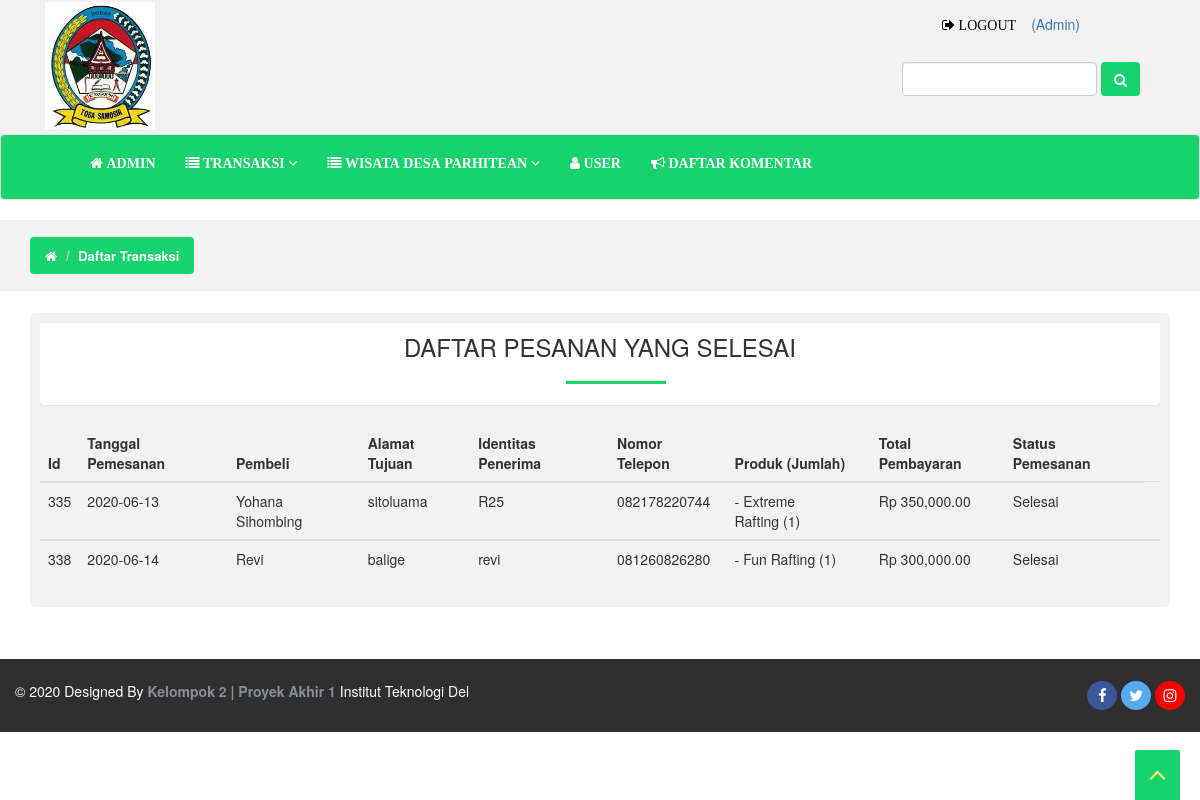
Page /daftar_transaksi_selesai.php (signed in) on the committed database.
### tables this page shows
CREATE TABLE `transaksi` (
  `id_transaksi` bigint(20) NOT NULL,
  `id_user` bigint(20) NOT NULL,
  `alamat_tujuan` varchar(50) NOT NULL,
  `identitas_penerima` varchar(30) NOT NULL,
  `nomor_telepon` varchar(15) NOT NULL,
  `total_pembayaran` double NOT NULL,
  `tanggal_transaksi` date NOT NULL,
  `bukti` varchar(300) NOT NULL,
  `status_transaksi` bigint(20) NOT NULL
);

CREATE TABLE `users` (
  `id` bigint(20) NOT NULL,
  `nama` varchar(30) NOT NULL,
  `tanggal_lahir` date NOT NULL,
  `alamat` text NOT NULL,
  `username` varchar(30) NOT NULL,
  `password` varchar(30) NOT NULL,
  `email` varchar(30) NOT NULL,
  `role` bigint(20) NOT NULL
);

CREATE TABLE `detail_transaksi` (
  `id_transaksi` bigint(20) NOT NULL,
  `id_produk` bigint(20) NOT NULL,
  `jumlah` int(11) NOT NULL,
  `pesanan_khusus` text NOT NULL
);

CREATE TABLE `produk` (
  `id_produk` bigint(20) NOT NULL,
  `nama` varchar(30) NOT NULL,
  `kategori` bigint(20) NOT NULL,
  `harga` double NOT NULL,
  `stock` int(11) NOT NULL,
  `gambar` varchar(30) NOT NULL,
  `keterangan` text NOT NULL
);

### daftar_transaksi_selesai.php (the view, shortened to what this page needs)
<!DOCTYPE html>
<html lang="en">
	<head>
		<link rel="stylesheet" href="css/style.css">
		<link rel="stylesheet" href="css/animate.css">
		<link rel="stylesheet" href="css/font-awesome.css">
		<link rel="stylesheet" href="css/bootstrap.min.css" >
		<link rel="stylesheet" href="css/jquery.bxslider.css">
	</head>
	<body>
		<?php
			require_once(dirname(__FILE__).'/commons/header.php');
		?>
		<?php
			require_once(dirname(__FILE__).'/commons/menubar.php');
		?>
		<section id="inner-headline">
		<div class="container">
			<div class="row">
				<div class="col-md-12">
					<ul class="breadcrumb">
						<li><a href="index.php"><i class="fa fa-home"></i></a><i class="icon-angle-right"></i></li>
						<li><a href="#">Daftar Transaksi</a></li>
					</ul>
				</div>
			</div>
		</div>
		</section>
    <div class="container">
      <div class="row">
        <div class="col-md-12">
          <div class="about">
		  <div class="panel panel-heading">
            <h3>DAFTAR PESANAN YANG SELESAI</h3><hr class="pg-titl-bdr-bta"></hr>
		  </div>
            <table class="table">
              <thead>
                <tr>
                  <th>Id</th>
                  <th>Tanggal Pemesanan</th>
                  <th>Pembeli</th>
                  <th>Alamat Tujuan</th>
                  <th>Identitas Penerima</th>
				  <th>Nomor Telepon</th>
                  <th>Produk (Jumlah)</th>
                  <th>Total Pembayaran</th>
                  <th>Status Pemesanan</th>
                </tr>
              </thead>
<?php
if(isset($_SESSION['is_logged_in']))
{
include "function.php";
$query = "SELECT * FROM transaksi WHERE status_transaksi = 4";
$gquery = mysqli_query($conn,$query);
while($trans = mysqli_fetch_array($gquery))
{
    $id = $trans['id_transaksi'];
    $usrid = $trans['id_user'];
    $querget = "SELECT * FROM users WHERE id = '$usrid'";
    $gusr = mysqli_query($conn,$querget);
    $user = mysqli_fetch_array($gusr);
    $qgetpr = "SELECT * FROM detail_transaksi WHERE id_transaksi = $id";
    $gpr = mysqli_query($conn,$qgetpr);
  ?>
            <tbody>
              <tr>
                <td><?=$trans['id_transaksi']?></td>
                <td><?=$trans['tanggal_transaksi']?></td>
                <td><?=$user['nama']?></td>
                <td><?=$trans['alamat_tujuan']?></td>
                <td><?=$trans['identitas_penerima']?></td>
				<td><?=$trans['nomor_telepon']?></td>
								<td>
								<?php
                  while($pr = mysqli_fetch_array($gpr))
                  {
                    $idpr = $pr['id_produk'];
                    $qprod = "SELECT * FROM produk WHERE id_produk = $idpr";
                    $gprod = mysqli_query($conn,$qprod);
                    $prod = mysqli_fetch_array($gprod);
                  ?>
                  - <?=$prod['nama']?>&nbsp;(<?=$pr['jumlah']?>)<br>
                  <?php
                  }
                ?>
								</td>
                <td>Rp <?=number_format($trans['total_pembayaran'])?>.00</td>
                <td> Selesai</td>
                <td colspan="2">
              </tr>
            </tbody>
<?php
  };
}
?>
</table>
</div>
</div>
</div>
</div>
		<?php
			require_once(dirname(__FILE__).'/commons/footer.php');
		?>
		<a href="#" class="scrollup"><i class="fa fa-angle-up fa-2x active"></i></a>
	</body>
</html>

### css/style.css (style rules this page uses)
body { font-family:'Open Sans',Arial,Helvetice Neue,sans-serif; font-size:14px; font-weight:300; line-height:1.6em; color:#333; }
h1,h2,h3,h4,h5,h6 { color:#333; line-height:1.1em; }
a { text-decoration:none; transition: all 0.1s ease-in-out; -moz-transition: all 0.1s ease-in-out; -webkit-transition: all 0.1s ease-in-out; -o-transition: all 0.1s ease-in-out; outline: none; color:#333; }
hr { margin-top:20px; margin-bottom:50px; }
.container { padding: 2px 16px; }
.about { margin:20px 0 50px 0; background: #f2f2f2; border-radius: 5px; padding: 10px 10px 10px 10px; }
.about h3 { text-align:center; margin:0 0 20px 0; }
.scrollup { position:fixed; width:32px; height:32px; bottom:0px; right:20px; background: #18d26e; -webkit-border-radius: 2px 2px 0 0; -moz-border-radius: 2px 2px 0 0; border-radius: 2px 2px 0 0; }
a.scrollup { outline:0; text-align: center; width:45px; height:50px; }
a.scrollup i { margin-top: 10px; color: #ff6; }
.pg-titl-bdr-bta { width: 100px; height: 3px; background-color: #18d26e; margin:0 0 10px 510px; }
#inner-headline { background: #f2f2f2; position:relative; margin:0; padding:0; color:#fff; }
#inner-headline ul.breadcrumb { margin:15px 0 15px; float:left; background: #18d26e; }
#inner-headline ul.breadcrumb li { margin-bottom:0; padding-bottom:0; }
#inner-headline ul.breadcrumb li { font-size:13px; color: #ff6; font-weight: 600; }
#inner-headline ul.breadcrumb li i { color:#fff; }
#inner-headline ul.breadcrumb li a { color:#fff; }
.inner-footer ul li,a { list-style:none; }

### rows in the picture
transaksi: id_transaksi "335", tanggal_transaksi "2020-06-13", id_user.nama "Yohana Sihombing", alamat_tujuan "sitoluama", identitas_penerima "R25", nomor_telepon "082178220744", total_pembayaran "350,000"
detail_transaksi: id_produk.nama "Extreme Rafting", jumlah "1"
transaksi: id_transaksi "338", tanggal_transaksi "2020-06-14", id_user.nama "Revi", alamat_tujuan "balige", identitas_penerima "revi", nomor_telepon "081260826280", total_pembayaran "300,000"
detail_transaksi: id_produk.nama "Fun Rafting", jumlah "1"
